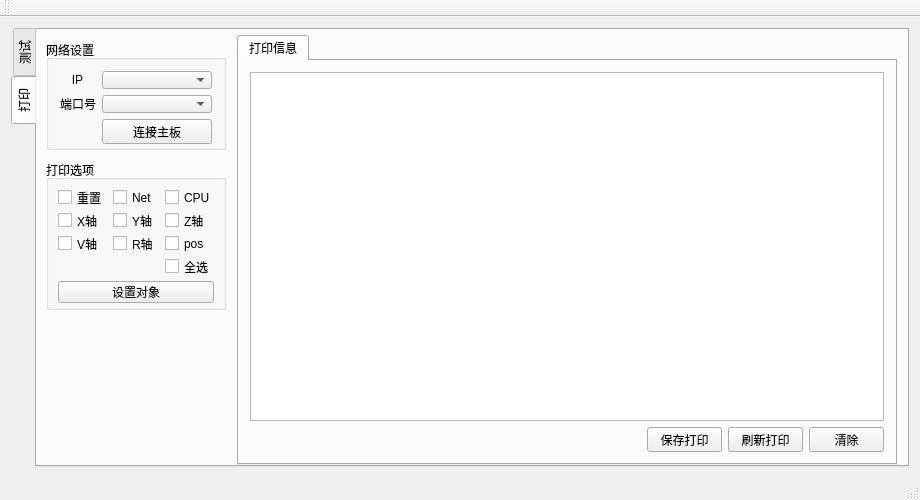
<?xml version="1.0" encoding="UTF-8"?>
<ui version="4.0">
 <class>MainWindow</class>
 <widget class="QMainWindow" name="MainWindow">
  <property name="geometry">
   <rect>
    <x>0</x>
    <y>0</y>
    <width>920</width>
    <height>500</height>
   </rect>
  </property>
  <property name="windowTitle">
   <string>MainWindow</string>
  </property>
  <property name="windowIcon">
   <iconset>
    <normaloff>:/src/write2file.png</normaloff>:/src/write2file.png</iconset>
  </property>
  <widget class="QWidget" name="centralWidget">
   <layout class="QGridLayout" name="gridLayout_5">
    <item row="0" column="0">
     <widget class="QTabWidget" name="tabWidget">
      <property name="enabled">
       <bool>true</bool>
      </property>
      <property name="maximumSize">
       <size>
        <width>900</width>
        <height>500</height>
       </size>
      </property>
      <property name="layoutDirection">
       <enum>Qt::LeftToRight</enum>
      </property>
      <property name="tabPosition">
       <enum>QTabWidget::West</enum>
      </property>
      <property name="tabShape">
       <enum>QTabWidget::Rounded</enum>
      </property>
      <property name="currentIndex">
       <number>1</number>
      </property>
      <property name="iconSize">
       <size>
        <width>16</width>
        <height>16</height>
       </size>
      </property>
      <property name="usesScrollButtons">
       <bool>true</bool>
      </property>
      <widget class="QWidget" name="tab_3">
       <attribute name="title">
        <string>测试</string>
       </attribute>
       <widget class="QGroupBox" name="groupBox">
        <property name="geometry">
         <rect>
          <x>9</x>
          <y>10</y>
          <width>180</width>
          <height>110</height>
         </rect>
        </property>
        <property name="title">
         <string>网络设置</string>
        </property>
        <layout class="QGridLayout" name="gridLayout" rowstretch="0,0,0">
         <item row="1" column="0">
          <widget class="QLabel" name="label_2">
           <property name="text">
            <string>端口号</string>
           </property>
           <property name="alignment">
            <set>Qt::AlignCenter</set>
           </property>
          </widget>
         </item>
         <item row="0" column="0">
          <widget class="QLabel" name="label">
           <property name="maximumSize">
            <size>
             <width>35</width>
             <height>35</height>
            </size>
           </property>
           <property name="text">
            <string>IP</string>
           </property>
           <property name="alignment">
            <set>Qt::AlignCenter</set>
           </property>
          </widget>
         </item>
         <item row="1" column="1">
          <widget class="QComboBox" name="combo_port"/>
         </item>
         <item row="2" column="1">
          <widget class="QPushButton" name="btn_net">
           <property name="minimumSize">
            <size>
             <width>100</width>
             <height>25</height>
            </size>
           </property>
           <property name="text">
            <string>连接主板</string>
           </property>
          </widget>
         </item>
         <item row="0" column="1">
          <widget class="QComboBox" name="combo_ip"/>
         </item>
        </layout>
       </widget>
       <widget class="QGroupBox" name="groupBox_3">
        <property name="geometry">
         <rect>
          <x>9</x>
          <y>130</y>
          <width>180</width>
          <height>150</height>
         </rect>
        </property>
        <property name="title">
         <string>功能按键</string>
        </property>
        <layout class="QGridLayout" name="gridLayout_3">
         <item row="0" column="1">
          <widget class="QPushButton" name="btn_ytest">
           <property name="text">
            <string>测试Y轴</string>
           </property>
          </widget>
         </item>
         <item row="1" column="0">
          <widget class="QPushButton" name="btn_ztest">
           <property name="text">
            <string>测试Z轴</string>
           </property>
          </widget>
         </item>
         <item row="1" column="1">
          <widget class="QPushButton" name="btn_switch">
           <property name="text">
            <string>开始测试</string>
           </property>
          </widget>
         </item>
         <item row="0" column="0">
          <widget class="QPushButton" name="btn_xtest">
           <property name="text">
            <string>测试X轴</string>
           </property>
          </widget>
         </item>
        </layout>
       </widget>
       <widget class="QGroupBox" name="groupBox_4">
        <property name="geometry">
         <rect>
          <x>200</x>
          <y>5</y>
          <width>660</width>
          <height>430</height>
         </rect>
        </property>
        <property name="title">
         <string>信息</string>
        </property>
        <layout class="QGridLayout" name="gridLayout_4">
         <item row="1" column="1">
          <widget class="QPushButton" name="btn_clear">
           <property name="minimumSize">
            <size>
             <width>60</width>
             <height>20</height>
            </size>
           </property>
           <property name="text">
            <string>清除</string>
           </property>
          </widget>
         </item>
         <item row="1" column="0">
          <spacer name="horizontalSpacer_2">
           <property name="orientation">
            <enum>Qt::Horizontal</enum>
           </property>
           <property name="sizeHint" stdset="0">
            <size>
             <width>40</width>
             <height>20</height>
            </size>
           </property>
          </spacer>
         </item>
         <item row="0" column="0" colspan="2">
          <widget class="QTextBrowser" name="textBrowser"/>
         </item>
        </layout>
       </widget>
      </widget>
      <widget class="QWidget" name="tab_4">
       <attribute name="title">
        <string>打印</string>
       </attribute>
       <widget class="QGroupBox" name="gridGroupBox">
        <property name="geometry">
         <rect>
          <x>9</x>
          <y>130</y>
          <width>180</width>
          <height>150</height>
         </rect>
        </property>
        <property name="title">
         <string>打印选项</string>
        </property>
        <layout class="QGridLayout" name="gridLayout_8">
         <property name="leftMargin">
          <number>9</number>
         </property>
         <property name="topMargin">
          <number>9</number>
         </property>
         <property name="rightMargin">
          <number>9</number>
         </property>
         <property name="bottomMargin">
          <number>9</number>
         </property>
         <item row="7" column="0" colspan="3">
          <widget class="QPushButton" name="btn_pOpen">
           <property name="minimumSize">
            <size>
             <width>0</width>
             <height>22</height>
            </size>
           </property>
           <property name="text">
            <string>设置对象</string>
           </property>
          </widget>
         </item>
         <item row="4" column="1">
          <widget class="QCheckBox" name="cb_y">
           <property name="text">
            <string>Y轴</string>
           </property>
          </widget>
         </item>
         <item row="5" column="1">
          <widget class="QCheckBox" name="cb_r">
           <property name="text">
            <string>R轴</string>
           </property>
          </widget>
         </item>
         <item row="1" column="0">
          <widget class="QCheckBox" name="cb_list">
           <property name="text">
            <string>重置</string>
           </property>
          </widget>
         </item>
         <item row="1" column="2">
          <widget class="QCheckBox" name="cb_cpu">
           <property name="text">
            <string>CPU</string>
           </property>
          </widget>
         </item>
         <item row="4" column="2">
          <widget class="QCheckBox" name="cb_z">
           <property name="text">
            <string>Z轴</string>
           </property>
          </widget>
         </item>
         <item row="5" column="0">
          <widget class="QCheckBox" name="cb_v">
           <property name="text">
            <string>V轴</string>
           </property>
          </widget>
         </item>
         <item row="4" column="0">
          <widget class="QCheckBox" name="cb_x">
           <property name="text">
            <string>X轴</string>
           </property>
          </widget>
         </item>
         <item row="1" column="1">
          <widget class="QCheckBox" name="cb_net">
           <property name="minimumSize">
            <size>
             <width>15</width>
             <height>0</height>
            </size>
           </property>
           <property name="text">
            <string>Net</string>
           </property>
          </widget>
         </item>
         <item row="6" column="2">
          <widget class="QCheckBox" name="cb_all">
           <property name="text">
            <string>全选</string>
           </property>
          </widget>
         </item>
         <item row="5" column="2">
          <widget class="QCheckBox" name="cb_p">
           <property name="text">
            <string>pos</string>
           </property>
          </widget>
         </item>
        </layout>
       </widget>
       <widget class="QGroupBox" name="groupBox_2">
        <property name="geometry">
         <rect>
          <x>9</x>
          <y>10</y>
          <width>180</width>
          <height>110</height>
         </rect>
        </property>
        <property name="title">
         <string>网络设置</string>
        </property>
        <layout class="QGridLayout" name="gridLayout_2" rowstretch="0,0,0">
         <item row="1" column="0">
          <widget class="QLabel" name="label_3">
           <property name="text">
            <string>端口号</string>
           </property>
           <property name="alignment">
            <set>Qt::AlignCenter</set>
           </property>
          </widget>
         </item>
         <item row="0" column="0">
          <widget class="QLabel" name="label_">
           <property name="maximumSize">
            <size>
             <width>35</width>
             <height>35</height>
            </size>
           </property>
           <property name="text">
            <string>IP</string>
           </property>
           <property name="alignment">
            <set>Qt::AlignCenter</set>
           </property>
          </widget>
         </item>
         <item row="1" column="1">
          <widget class="QComboBox" name="combo_port_p"/>
         </item>
         <item row="2" column="1">
          <widget class="QPushButton" name="btn_net_p">
           <property name="minimumSize">
            <size>
             <width>100</width>
             <height>25</height>
            </size>
           </property>
           <property name="text">
            <string>连接主板</string>
           </property>
          </widget>
         </item>
         <item row="0" column="1">
          <widget class="QComboBox" name="combo_ip_p"/>
         </item>
        </layout>
       </widget>
       <widget class="QTabWidget" name="tabWidget_5">
        <property name="geometry">
         <rect>
          <x>200</x>
          <y>5</y>
          <width>660</width>
          <height>430</height>
         </rect>
        </property>
        <property name="layoutDirection">
         <enum>Qt::LeftToRight</enum>
        </property>
        <property name="currentIndex">
         <number>0</number>
        </property>
        <widget class="QWidget" name="tabWidget_5Page1">
         <attribute name="title">
          <string>打印信息</string>
         </attribute>
         <layout class="QGridLayout" name="gridLayout_6">
          <item row="1" column="3">
           <widget class="QPushButton" name="btn_clear_2">
            <property name="sizePolicy">
             <sizepolicy hsizetype="Fixed" vsizetype="Fixed">
              <horstretch>0</horstretch>
              <verstretch>0</verstretch>
             </sizepolicy>
            </property>
            <property name="minimumSize">
             <size>
              <width>75</width>
              <height>25</height>
             </size>
            </property>
            <property name="maximumSize">
             <size>
              <width>75</width>
              <height>25</height>
             </size>
            </property>
            <property name="text">
             <string>清除</string>
            </property>
           </widget>
          </item>
          <item row="1" column="0">
           <spacer name="horizontalSpacer_3">
            <property name="orientation">
             <enum>Qt::Horizontal</enum>
            </property>
            <property name="sizeHint" stdset="0">
             <size>
              <width>40</width>
              <height>20</height>
             </size>
            </property>
           </spacer>
          </item>
          <item row="0" column="0" colspan="4">
           <widget class="QTextBrowser" name="textBrowser_p"/>
          </item>
          <item row="1" column="1">
           <widget class="QPushButton" name="btn_save">
            <property name="minimumSize">
             <size>
              <width>75</width>
              <height>25</height>
             </size>
            </property>
            <property name="maximumSize">
             <size>
              <width>75</width>
              <height>25</height>
             </size>
            </property>
            <property name="text">
             <string>保存打印</string>
            </property>
           </widget>
          </item>
          <item row="1" column="2">
           <widget class="QPushButton" name="btn_pFresh">
            <property name="minimumSize">
             <size>
              <width>75</width>
              <height>25</height>
             </size>
            </property>
            <property name="maximumSize">
             <size>
              <width>75</width>
              <height>25</height>
             </size>
            </property>
            <property name="text">
             <string>刷新打印</string>
            </property>
           </widget>
          </item>
         </layout>
        </widget>
       </widget>
      </widget>
     </widget>
    </item>
   </layout>
  </widget>
  <widget class="QToolBar" name="mainToolBar">
   <property name="iconSize">
    <size>
     <width>24</width>
     <height>24</height>
    </size>
   </property>
   <attribute name="toolBarArea">
    <enum>TopToolBarArea</enum>
   </attribute>
   <attribute name="toolBarBreak">
    <bool>false</bool>
   </attribute>
  </widget>
  <widget class="QStatusBar" name="statusBar"/>
 </widget>
 <layoutdefault spacing="6" margin="11"/>
 <resources/>
 <connections/>
</ui>
